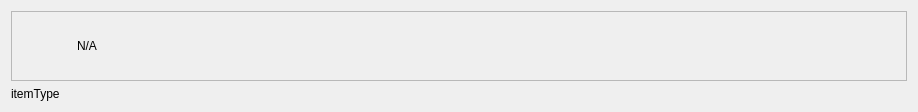
<?xml version="1.0" encoding="UTF-8"?>
<ui version="4.0">
 <class>Form</class>
 <widget class="QWidget" name="Form">
  <property name="geometry">
   <rect>
    <x>0</x>
    <y>0</y>
    <width>918</width>
    <height>107</height>
   </rect>
  </property>
  <property name="sizePolicy">
   <sizepolicy hsizetype="Preferred" vsizetype="Minimum">
    <horstretch>0</horstretch>
    <verstretch>0</verstretch>
   </sizepolicy>
  </property>
  <property name="minimumSize">
   <size>
    <width>0</width>
    <height>0</height>
   </size>
  </property>
  <property name="windowTitle">
   <string>Form</string>
  </property>
  <layout class="QVBoxLayout" name="verticalLayout" stretch="0,0">
   <item>
    <widget class="QFrame" name="topFrame">
     <property name="maximumSize">
      <size>
       <width>16777215</width>
       <height>100</height>
      </size>
     </property>
     <property name="frameShape">
      <enum>QFrame::StyledPanel</enum>
     </property>
     <property name="frameShadow">
      <enum>QFrame::Raised</enum>
     </property>
     <layout class="QHBoxLayout" name="horizontalLayout">
      <item>
       <widget class="QLabel" name="itemImage">
        <property name="minimumSize">
         <size>
          <width>50</width>
          <height>50</height>
         </size>
        </property>
        <property name="maximumSize">
         <size>
          <width>50</width>
          <height>50</height>
         </size>
        </property>
        <property name="text">
         <string/>
        </property>
        <property name="pixmap">
         <pixmap>../../000000.png</pixmap>
        </property>
        <property name="scaledContents">
         <bool>false</bool>
        </property>
       </widget>
      </item>
      <item>
       <widget class="QLabel" name="titleLabel">
        <property name="styleSheet">
         <string notr="true"/>
        </property>
        <property name="text">
         <string>N/A</string>
        </property>
       </widget>
      </item>
     </layout>
    </widget>
   </item>
   <item>
    <widget class="QLabel" name="label_2">
     <property name="maximumSize">
      <size>
       <width>16777215</width>
       <height>20</height>
      </size>
     </property>
     <property name="text">
      <string>itemType</string>
     </property>
    </widget>
   </item>
  </layout>
 </widget>
 <resources/>
 <connections/>
</ui>
